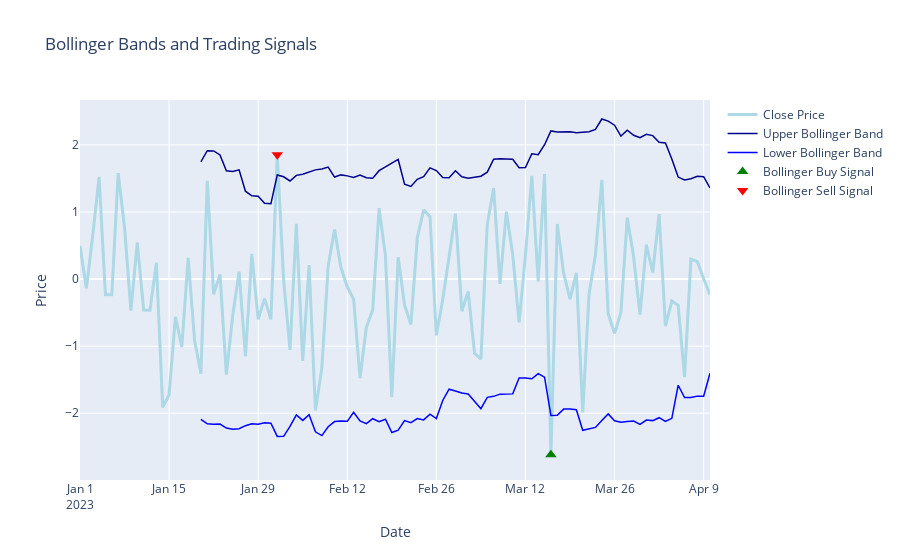

Notebook code for this chart:
### Code cell
import pandas as pd
import numpy as np
import plotly.graph_objects as go

# Tworzenie przykładowych danych
np.random.seed(42)
dates = pd.date_range(start='2023-01-01', periods=100, freq='D')
df_month = pd.DataFrame({
    'Date': dates,
    'Close': np.random.randn(100)
})
df_month.set_index('Date', inplace=True)

# Obliczenie średniej kroczącej (SMA)
window = 20
df_month['SMA'] = df_month['Close'].rolling(window=window).mean()

# Obliczenie standardowego odchylenia
df_month['STD'] = df_month['Close'].rolling(window=window).std()

# Obliczenie wstęg Bollingera
df_month['BandUpper'] = df_month['SMA'] + 2 * df_month['STD']
df_month['BandLower'] = df_month['SMA'] - 2 * df_month['STD']

# Decyzje na podstawie wstęg Bollingera
df_month['Bollinger_decision'] = 'HOLD'
df_month.loc[df_month['Close'] < df_month['BandLower'], 'Bollinger_decision'] = 'BUY'
df_month.loc[df_month['Close'] > df_month['BandUpper'], 'Bollinger_decision'] = 'SELL'

# Sygnały kupna i sprzedaży dla wstęg Bollingera
buy_signals_bollinger = df_month[df_month['Bollinger_decision'] == 'BUY']
sell_signals_bollinger = df_month[df_month['Bollinger_decision'] == 'SELL']

# Wykres
fig = go.Figure()

# Cena zamknięcia
fig.add_trace(go.Scatter(x=df_month.index, y=df_month['Close'], mode='lines', name='Close Price', line=dict(color='lightblue', width=3)))

# Wstęgi Bollingera
fig.add_trace(go.Scatter(x=df_month.index, y=df_month['BandUpper'], mode='lines', name='Upper Bollinger Band', line=dict(color='darkblue', width=1.5), fill=None))
fig.add_trace(go.Scatter(x=df_month.index, y=df_month['BandLower'], mode='lines', name='Lower Bollinger Band', line=dict(color='blue', width=1.5), fill=None))

# Sygnały kupna i sprzedaży dla wstęg Bollingera
fig.add_trace(go.Scatter(x=buy_signals_bollinger.index, y=buy_signals_bollinger['Close'], mode='markers', name='Bollinger Buy Signal',
                         marker=dict(symbol='triangle-up', color='green', size=10)))
fig.add_trace(go.Scatter(x=sell_signals_bollinger.index, y=sell_signals_bollinger['Close'], mode='markers', name='Bollinger Sell Signal',
                         marker=dict(symbol='triangle-down', color='red', size=10)))

fig.update_layout(
    title='Bollinger Bands and Trading Signals',
    xaxis_rangeslider_visible=False,
    xaxis_title='Date',
    yaxis_title='Price',
    showlegend=True
)

fig.show()
